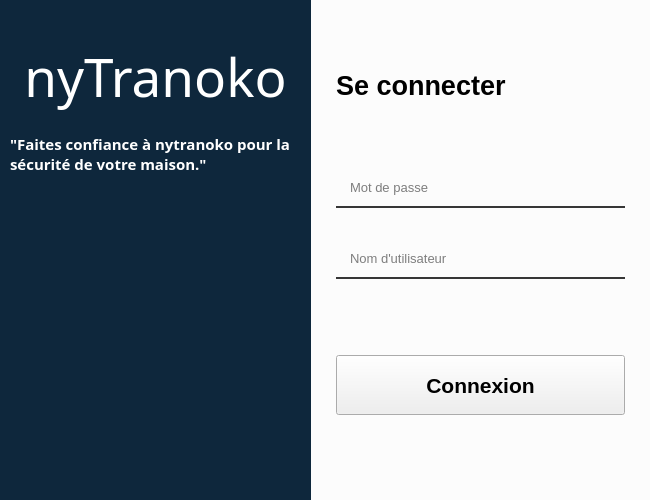
<?xml version="1.0" encoding="UTF-8"?>
<ui version="4.0">
 <class>loginWindow</class>
 <widget class="QWidget" name="loginWindow">
  <property name="geometry">
   <rect>
    <x>0</x>
    <y>0</y>
    <width>650</width>
    <height>500</height>
   </rect>
  </property>
  <property name="sizePolicy">
   <sizepolicy hsizetype="Fixed" vsizetype="Fixed">
    <horstretch>0</horstretch>
    <verstretch>0</verstretch>
   </sizepolicy>
  </property>
  <property name="minimumSize">
   <size>
    <width>650</width>
    <height>500</height>
   </size>
  </property>
  <property name="maximumSize">
   <size>
    <width>650</width>
    <height>531</height>
   </size>
  </property>
  <property name="font">
   <font>
    <pointsize>11</pointsize>
   </font>
  </property>
  <property name="windowTitle">
   <string>Se connecter</string>
  </property>
  <property name="styleSheet">
   <string notr="true">#leftWidget {
	background-color: #0e273c
}

#formWidget {
	background-color: rgb(252, 252, 252)
}

QLineEdit {
background: #00000000;
border: 2px solid rgba(0, 0, 0, 0);
border-bottom-color: rgba(0, 0, 0, 200);
color: #000;
padding: 10px;
}

QLineEdit:hover {
	border-bottom-color: #fa8334;
}

QLineEdit:focus {
	border-bottom-color: rgb(255, 159, 3);
}

QPushButton#loginBtn {
  color: rbg(0, 0, 0, 200)
}

QPushButton#quitBtn {
	padding: 0 5px;
	border-radius: 50px;
	background-color: rgba(0, 0, 0, 0);
}


QPushButton#loginBtn:hover, QPushButton#quitBtn:hover {
	background-color: rgb(255, 159, 3);
	color: #fff;
    border: none
}

QPushButton:pressed {
	background-color: #fa8334;
	color: rgb(231, 231, 231);
	border: 2px solid rgba(0, 0, 0, 0);
}

</string>
  </property>
  <layout class="QGridLayout" name="gridLayout">
   <property name="leftMargin">
    <number>0</number>
   </property>
   <property name="topMargin">
    <number>0</number>
   </property>
   <property name="rightMargin">
    <number>0</number>
   </property>
   <property name="bottomMargin">
    <number>0</number>
   </property>
   <property name="spacing">
    <number>0</number>
   </property>
   <item row="0" column="0">
    <widget class="QWidget" name="leftWidget" native="true">
     <property name="styleSheet">
      <string notr="true">color: #fff</string>
     </property>
     <layout class="QVBoxLayout" name="leftLayout" stretch="0,0,1">
      <property name="spacing">
       <number>20</number>
      </property>
      <property name="leftMargin">
       <number>10</number>
      </property>
      <property name="topMargin">
       <number>40</number>
      </property>
      <property name="rightMargin">
       <number>10</number>
      </property>
      <property name="bottomMargin">
       <number>0</number>
      </property>
      <item>
       <widget class="QLabel" name="titleLabel">
        <property name="font">
         <font>
          <family>MV Boli</family>
          <pointsize>40</pointsize>
         </font>
        </property>
        <property name="styleSheet">
         <string notr="true"/>
        </property>
        <property name="text">
         <string>nyTranoko</string>
        </property>
        <property name="scaledContents">
         <bool>true</bool>
        </property>
        <property name="alignment">
         <set>Qt::AlignCenter</set>
        </property>
        <property name="wordWrap">
         <bool>true</bool>
        </property>
       </widget>
      </item>
      <item alignment="Qt::AlignHCenter">
       <widget class="QLabel" name="descLabel">
        <property name="font">
         <font>
          <family>Segoe UI Semibold</family>
          <pointsize>11</pointsize>
          <weight>75</weight>
          <bold>true</bold>
         </font>
        </property>
        <property name="frameShape">
         <enum>QFrame::NoFrame</enum>
        </property>
        <property name="text">
         <string>&quot;Faites confiance à nytranoko pour la sécurité de votre maison.&quot;</string>
        </property>
        <property name="alignment">
         <set>Qt::AlignLeading|Qt::AlignLeft|Qt::AlignVCenter</set>
        </property>
        <property name="wordWrap">
         <bool>true</bool>
        </property>
        <property name="margin">
         <number>0</number>
        </property>
        <property name="indent">
         <number>-1</number>
        </property>
       </widget>
      </item>
      <item>
       <widget class="QLabel" name="label">
        <property name="text">
         <string/>
        </property>
       </widget>
      </item>
     </layout>
    </widget>
   </item>
   <item row="0" column="1">
    <widget class="QWidget" name="formWidget" native="true">
     <property name="styleSheet">
      <string notr="true">QLabel#loginLabel {
	color: rbg(0, 0, 0, 200)
}

QLabel#errorLabel {
	color: rgb(252, 252,252)
}</string>
     </property>
     <layout class="QVBoxLayout" name="formWidgetLayout" stretch="0,1,0,1">
      <property name="spacing">
       <number>10</number>
      </property>
      <property name="leftMargin">
       <number>25</number>
      </property>
      <property name="topMargin">
       <number>70</number>
      </property>
      <property name="rightMargin">
       <number>25</number>
      </property>
      <property name="bottomMargin">
       <number>15</number>
      </property>
      <item alignment="Qt::AlignTop">
       <widget class="QLabel" name="loginLabel">
        <property name="font">
         <font>
          <pointsize>20</pointsize>
          <weight>75</weight>
          <bold>true</bold>
         </font>
        </property>
        <property name="styleSheet">
         <string notr="true">color: rbg(0, 0, 0, 200)</string>
        </property>
        <property name="text">
         <string>Se connecter</string>
        </property>
        <property name="margin">
         <number>0</number>
        </property>
       </widget>
      </item>
      <item alignment="Qt::AlignBottom">
       <widget class="QWidget" name="entryWidget" native="true">
        <layout class="QVBoxLayout" name="entryWidgetLayout">
         <property name="spacing">
          <number>30</number>
         </property>
         <property name="leftMargin">
          <number>0</number>
         </property>
         <property name="topMargin">
          <number>0</number>
         </property>
         <property name="rightMargin">
          <number>0</number>
         </property>
         <property name="bottomMargin">
          <number>0</number>
         </property>
         <item>
          <widget class="QLineEdit" name="passwordEntry">
           <property name="font">
            <font>
             <pointsize>10</pointsize>
            </font>
           </property>
           <property name="styleSheet">
            <string notr="true"/>
           </property>
           <property name="placeholderText">
            <string>Mot de passe</string>
           </property>
          </widget>
         </item>
         <item>
          <widget class="QLineEdit" name="usernameEntry">
           <property name="font">
            <font>
             <pointsize>10</pointsize>
            </font>
           </property>
           <property name="styleSheet">
            <string notr="true"/>
           </property>
           <property name="placeholderText">
            <string>Nom d'utilisateur</string>
           </property>
          </widget>
         </item>
        </layout>
       </widget>
      </item>
      <item alignment="Qt::AlignTop">
       <widget class="QLabel" name="errorLabel">
        <property name="text">
         <string>Nom d'utilisateur ou mot de passe incorrect</string>
        </property>
       </widget>
      </item>
      <item alignment="Qt::AlignBottom">
       <widget class="QWidget" name="buttonWidget" native="true">
        <layout class="QVBoxLayout" name="buttonWidgetLayout">
         <property name="spacing">
          <number>20</number>
         </property>
         <property name="leftMargin">
          <number>0</number>
         </property>
         <property name="topMargin">
          <number>0</number>
         </property>
         <property name="rightMargin">
          <number>0</number>
         </property>
         <property name="bottomMargin">
          <number>0</number>
         </property>
         <item>
          <widget class="QPushButton" name="loginBtn">
           <property name="sizePolicy">
            <sizepolicy hsizetype="Minimum" vsizetype="Fixed">
             <horstretch>0</horstretch>
             <verstretch>0</verstretch>
            </sizepolicy>
           </property>
           <property name="minimumSize">
            <size>
             <width>0</width>
             <height>60</height>
            </size>
           </property>
           <property name="maximumSize">
            <size>
             <width>16777215</width>
             <height>60</height>
            </size>
           </property>
           <property name="baseSize">
            <size>
             <width>0</width>
             <height>0</height>
            </size>
           </property>
           <property name="font">
            <font>
             <pointsize>16</pointsize>
             <weight>75</weight>
             <bold>true</bold>
            </font>
           </property>
           <property name="cursor">
            <cursorShape>PointingHandCursor</cursorShape>
           </property>
           <property name="styleSheet">
            <string notr="true"/>
           </property>
           <property name="text">
            <string>Connexion</string>
           </property>
          </widget>
         </item>
         <item alignment="Qt::AlignRight">
          <widget class="QPushButton" name="quitBtn">
           <property name="cursor">
            <cursorShape>PointingHandCursor</cursorShape>
           </property>
           <property name="styleSheet">
            <string notr="true">QPushButton {
	border: none;
	height: 50px;
	width: 40px;
	border-radius: 20px;
}

QPushButton:hover{
}</string>
           </property>
           <property name="text">
            <string/>
           </property>
           <property name="icon">
            <iconset>
             <normaloff>../../resources/icons/power-button.png</normaloff>../../resources/icons/power-button.png</iconset>
           </property>
           <property name="iconSize">
            <size>
             <width>36</width>
             <height>36</height>
            </size>
           </property>
          </widget>
         </item>
        </layout>
       </widget>
      </item>
     </layout>
    </widget>
   </item>
  </layout>
 </widget>
 <resources/>
 <connections/>
</ui>
